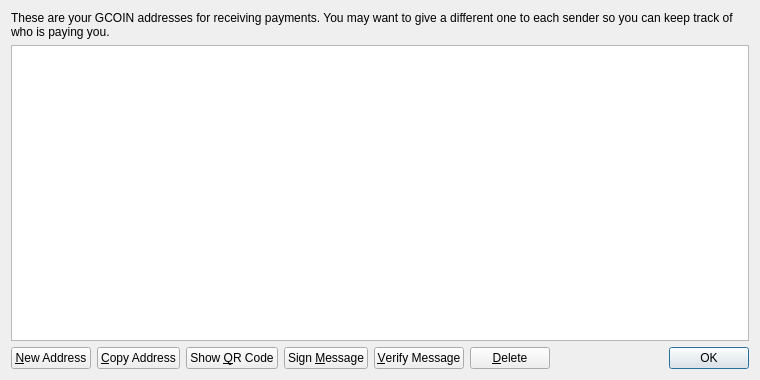
<?xml version="1.0" encoding="UTF-8"?>
<ui version="4.0">
 <class>AddressBookPage</class>
 <widget class="QWidget" name="AddressBookPage">
  <property name="geometry">
   <rect>
    <x>0</x>
    <y>0</y>
    <width>760</width>
    <height>380</height>
   </rect>
  </property>
  <property name="windowTitle">
   <string>Address Book</string>
  </property>
  <layout class="QVBoxLayout" name="verticalLayout">
   <item>
    <widget class="QLabel" name="labelExplanation">
     <property name="text">
      <string>These are your GCOIN addresses for receiving payments. You may want to give a different one to each sender so you can keep track of who is paying you.</string>
     </property>
     <property name="textFormat">
      <enum>Qt::PlainText</enum>
     </property>
     <property name="wordWrap">
      <bool>true</bool>
     </property>
    </widget>
   </item>
   <item>
    <widget class="QTableView" name="tableView">
     <property name="contextMenuPolicy">
      <enum>Qt::CustomContextMenu</enum>
     </property>
     <property name="toolTip">
      <string>Double-click to edit address or label</string>
     </property>
     <property name="tabKeyNavigation">
      <bool>false</bool>
     </property>
     <property name="alternatingRowColors">
      <bool>true</bool>
     </property>
     <property name="selectionMode">
      <enum>QAbstractItemView::SingleSelection</enum>
     </property>
     <property name="selectionBehavior">
      <enum>QAbstractItemView::SelectRows</enum>
     </property>
     <property name="sortingEnabled">
      <bool>true</bool>
     </property>
     <attribute name="verticalHeaderVisible">
      <bool>false</bool>
     </attribute>
    </widget>
   </item>
   <item>
    <layout class="QHBoxLayout" name="horizontalLayout">
     <item>
      <widget class="QPushButton" name="newAddressButton">
       <property name="toolTip">
        <string>Create a new address</string>
       </property>
       <property name="text">
        <string>&amp;New Address</string>
       </property>
       <property name="icon">
        <iconset resource="../bitcoin.qrc">
         <normaloff>:/icons/add</normaloff>:/icons/add</iconset>
       </property>
      </widget>
     </item>
     <item>
      <widget class="QPushButton" name="copyToClipboard">
       <property name="toolTip">
        <string>Copy the currently selected address to the system clipboard</string>
       </property>
       <property name="text">
        <string>&amp;Copy Address</string>
       </property>
       <property name="icon">
        <iconset resource="../bitcoin.qrc">
         <normaloff>:/icons/editcopy</normaloff>:/icons/editcopy</iconset>
       </property>
      </widget>
     </item>
     <item>
      <widget class="QPushButton" name="showQRCode">
       <property name="text">
        <string>Show &amp;QR Code</string>
       </property>
       <property name="icon">
        <iconset resource="../bitcoin.qrc">
         <normaloff>:/icons/qrcode</normaloff>:/icons/qrcode</iconset>
       </property>
      </widget>
     </item>
     <item>
      <widget class="QPushButton" name="signMessage">
       <property name="toolTip">
        <string>Sign a message to prove you own a GCOIN address</string>
       </property>
       <property name="text">
        <string>Sign &amp;Message</string>
       </property>
       <property name="icon">
        <iconset resource="../bitcoin.qrc">
         <normaloff>:/icons/edit</normaloff>:/icons/edit</iconset>
       </property>
      </widget>
     </item>
     <item>
      <widget class="QPushButton" name="verifyMessage">
       <property name="toolTip">
        <string>Verify a message to ensure it was signed with a specified GCOIN address</string>
       </property>
       <property name="text">
        <string>&amp;Verify Message</string>
       </property>
       <property name="icon">
        <iconset resource="../bitcoin.qrc">
         <normaloff>:/icons/transaction_0</normaloff>:/icons/transaction_0</iconset>
       </property>
      </widget>
     </item>
     <item>
      <widget class="QPushButton" name="deleteButton">
       <property name="toolTip">
        <string>Delete the currently selected address from the list</string>
       </property>
       <property name="text">
        <string>&amp;Delete</string>
       </property>
       <property name="icon">
        <iconset resource="../bitcoin.qrc">
         <normaloff>:/icons/remove</normaloff>:/icons/remove</iconset>
       </property>
      </widget>
     </item>
     <item>
      <spacer name="horizontalSpacer">
       <property name="orientation">
        <enum>Qt::Horizontal</enum>
       </property>
       <property name="sizeHint" stdset="0">
        <size>
         <width>40</width>
         <height>20</height>
        </size>
       </property>
      </spacer>
     </item>
     <item>
      <widget class="QDialogButtonBox" name="buttonBox">
       <property name="sizePolicy">
        <sizepolicy hsizetype="Maximum" vsizetype="Fixed">
         <horstretch>0</horstretch>
         <verstretch>0</verstretch>
        </sizepolicy>
       </property>
       <property name="standardButtons">
        <set>QDialogButtonBox::Ok</set>
       </property>
      </widget>
     </item>
    </layout>
   </item>
  </layout>
 </widget>
 <resources>
  <include location="../bitcoin.qrc"/>
 </resources>
 <connections/>
</ui>
